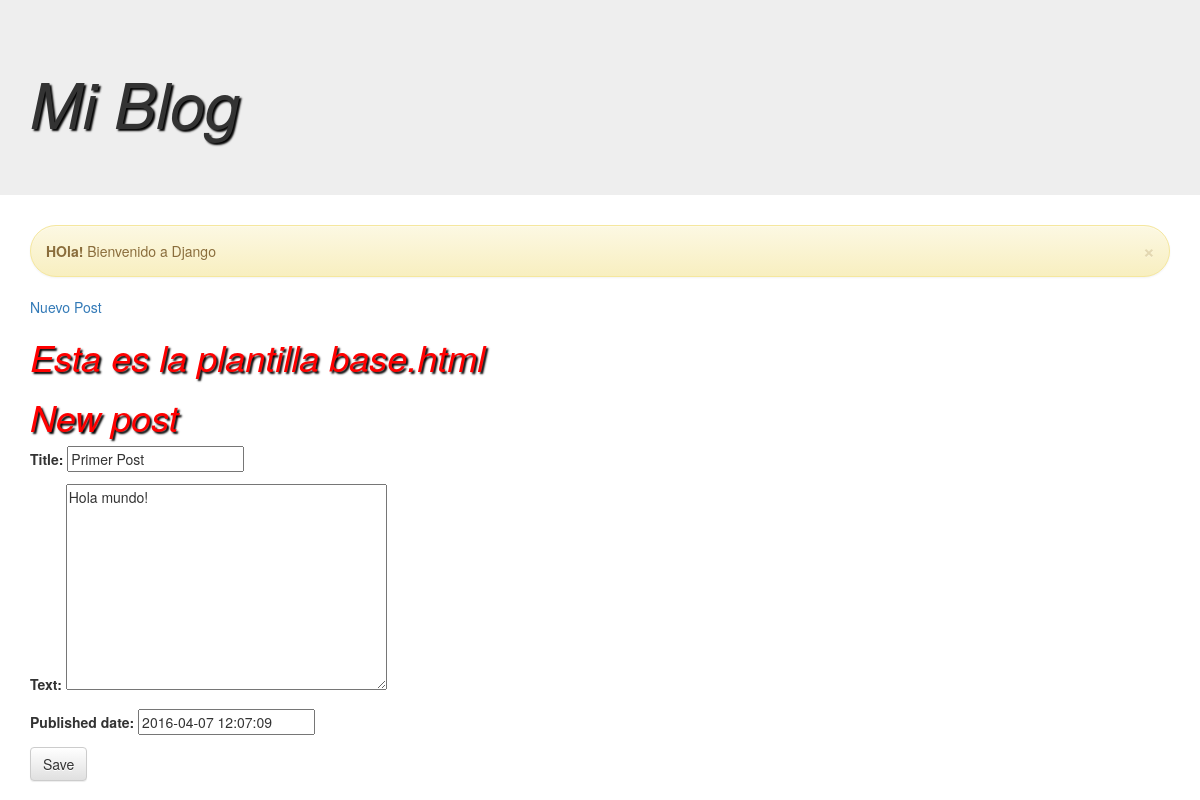
Page /post/1/edit on the committed database.
### blog/models.py (models this page shows, shortened)
class Post(models.Model):
    author = models.ForeignKey('auth.User')
    title = models.CharField(max_length=200)
    text = models.TextField()
    create_date = models.DateTimeField(
            default=timezone.now)
    published_date = models.DateTimeField(
            blank=True, null=True)

### blog/views.py (the view)
# urls.py: url(r'^post/(?P<pk>[0-9]+)/edit$', views.post_edit, name='post_edit'),
def post_edit(request, pk):
        post = get_object_or_404(Post, pk=pk)
        if request.method == "POST":
            form = PostForm(request.POST, instance=post)
            if form.is_valid():
                post = form.save(commit=False)
                post.author = request.user
                post.save()
                return redirect('blog.views.post_detail', pk=post.pk)
        else:
            form = PostForm(instance=post)
        return render(request, 'blog/post_edit.html', {'form': form})

### blog/forms.py
class PostForm(forms.ModelForm):
	class Meta:
		model = Post
		fields = ('title', 'text', 'published_date', )

### blog/templates/blog/post_edit.html
{% extends 'blog/base.html' %}
{% block content %}
<h1>New post</h1>
       <form method="POST" class="post-form">{% csrf_token %}
           {{ form.as_p }}
           <button type="submit" class="save btn btn-default">Save</button>
        </form>
{% endblock %}

### blog/static/css/blog.css (style rules this page uses)
h1 { font-style:italic; border:2px; color:red; text-shadow: 2px 2px 2px black; }

### rows in the picture
Post: title "Primer Post", text "Hola mundo!", published_date "2016-04-07 12:07:09"
